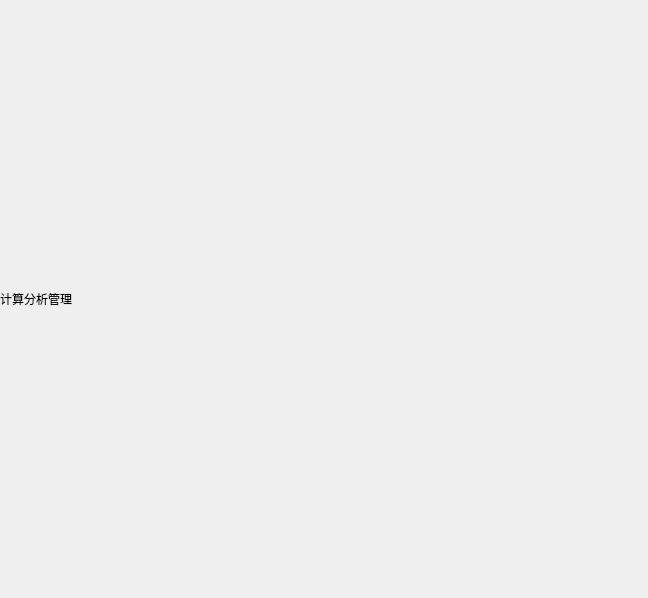
<?xml version='1.0' encoding='utf-8'?>
<ui version="4.0">
 <class>SolverSettingWidget</class>
 <widget class="QWidget" name="SolverSettingWidget">
  <property name="geometry">
   <rect>
    <x>0</x>
    <y>0</y>
    <width>648</width>
    <height>598</height>
   </rect>
  </property>
  <property name="windowTitle">
   <string>计算分析</string>
  </property>
  <layout class="QVBoxLayout" name="verticalLayoutRoot">
   <property name="leftMargin">
    <number>0</number>
   </property>
   <property name="topMargin">
    <number>0</number>
   </property>
   <property name="rightMargin">
    <number>0</number>
   </property>
   <property name="bottomMargin">
    <number>0</number>
   </property>
   <item>
    <widget class="QLabel" name="pageHeaderLabel">
     <property name="sizePolicy">
      <sizepolicy hsizetype="Preferred" vsizetype="Fixed">
       <horstretch>0</horstretch>
       <verstretch>0</verstretch>
      </sizepolicy>
     </property>
     <property name="text">
      <string>计算分析管理</string>
     </property>
    </widget>
   </item>
  </layout>
 </widget>
 <resources />
 <connections />
</ui>
